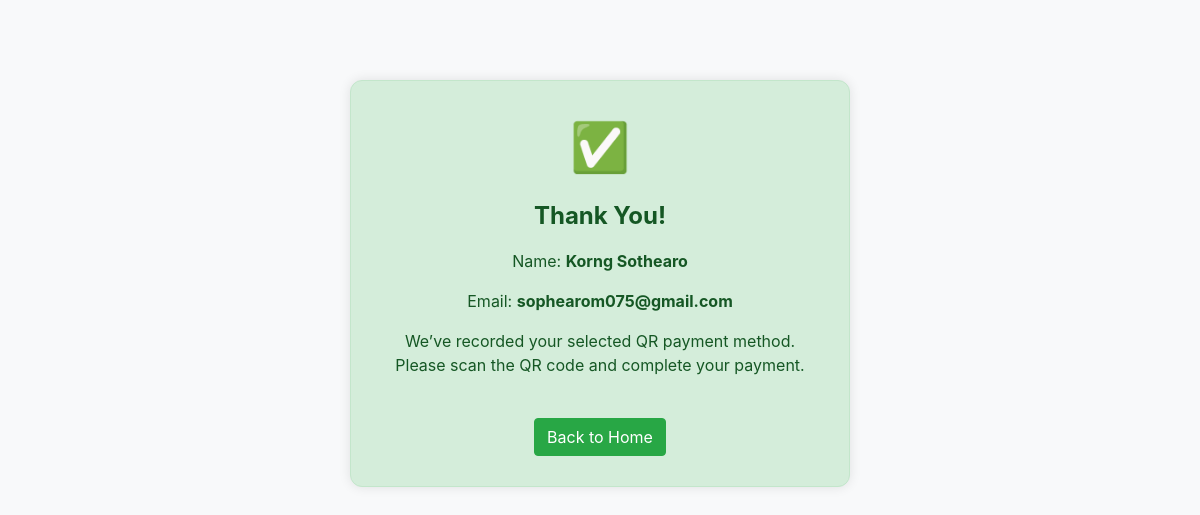
Screenshot of /order/5/qr-thank-you/ with the database file from the repository.
### accounts/models.py (models this page shows, shortened)
class Order(models.Model):
    first_name = models.CharField(max_length=50)
    last_name = models.CharField(max_length=50)
    phone = models.CharField(max_length=20)
    address = RichTextField(verbose_name="Shipping Address", blank=True, null=True)
    email = models.EmailField()
    payment_method = models.CharField(max_length=20)
    total = models.DecimalField(max_digits=10, decimal_places=2)
    created_at = models.DateTimeField(auto_now_add=True)
    qr_method = models.ForeignKey('QRPaymentMethod', null=True, blank=True, on_delete=models.SET_NULL)

### accounts/views.py (the view)
# urls.py: path('order/<int:order_id>/qr-thank-you/', views.qr_thank_you, name='qr_thank_you'),
def qr_thank_you(request, order_id):
    order = get_object_or_404(Order, id=order_id)
    TDlogo = Logo.objects.all()
    footer_widgets = FooterWidget.objects.all()
    context={
        'logos': TDlogo,
        'footer_widgets': footer_widgets,
        'order': order,
    }
    return render(request, 'orders/qr_thank_you.html',context)

### accounts/templates/Orders/qr_thank_you.html (shortened to what this page needs)
<!-- {% load static %}
<!DOCTYPE html>
<html lang="en">
<head>
    <meta charset="UTF-8">
    <title>Thank You</title>
    <link rel="stylesheet" href="{% static 'css/bootstrap.min.css' %}">
    <style>
        body {
            background-color: #f8f9fa;
            padding-top: 80px;
        }
        .thank-you-card {
            max-width: 500px;
            margin: auto;
            background: white;
            border-radius: 15px;
            box-shadow: 0 0 12px rgba(0,0,0,0.1);
            padding: 30px;
            text-align: center;
        }
        .thank-you-icon {
            font-size: 48px;
            color: #28a745;
        }
        .thank-you-text {
            margin-top: 20px;
        }
        .btn-home {
            margin-top: 30px;
        }
    </style>
</head>
<body>
<div class="thank-you-card">
    <div class="thank-you-icon">🎉</div>
    <h2 class="thank-you-text">Thank you!</h2>
    <p style="margin-top: 20px;">Name: <strong>{{ order.first_name }} {{ order.last_name }}</strong></p>
    <p>Email: <strong>{{ order.email }}</strong></p>
    <p>We’ve recorded your selected QR payment method.<br>Please scan the QR code and complete your payment.</p>
    <a href="{% url 'homepage' %}" class="btn btn-primary btn-home">Back to Home</a>
</div>
</body>
</html> -->
{% load static %}
<!DOCTYPE html>
<html lang="en">
<head>
    <link rel="stylesheet" href="{% static 'css/bootstrap.min.css' %}">
</head>
<body>
<div class="alert-card">
    <div class="alert-icon">✅</div>
    <div class="alert-title">Thank You!</div>
    <div class="alert-text">
        <p>Name: <strong>{{ order.first_name }} {{ order.last_name }}</strong></p>
        <p>Email: <strong>{{ order.email }}</strong></p>
        <p>We’ve recorded your selected QR payment method.<br>
           Please scan the QR code and complete your payment.</p>
    </div>
    <a href="/" class="btn btn-success btn-home">Back to Home</a>
</div>
</body>
</html>

### accounts/templates/Orders/qr_thank_you.html (style rules this page uses)
body { background-color: #f8f9fa; padding-top: 80px; }
.alert-card { max-width: 500px; margin: auto; background: #d4edda; border: 1px solid #c3e6cb; border-radius: 12px; padding: 30px; text-align: center; box-shadow: 0 0 12px rgba(0,0,0,0.1); }
.alert-icon { font-size: 48px; color: #155724; }
.alert-title { font-size: 24px; font-weight: bold; color: #155724; margin-top: 15px; }
.alert-text { margin-top: 15px; color: #155724; }
.btn-home { margin-top: 25px; }

### rows the page displays
Order: first_name "Korng", last_name "Sothearo", email "sophearom075@gmail.com"
